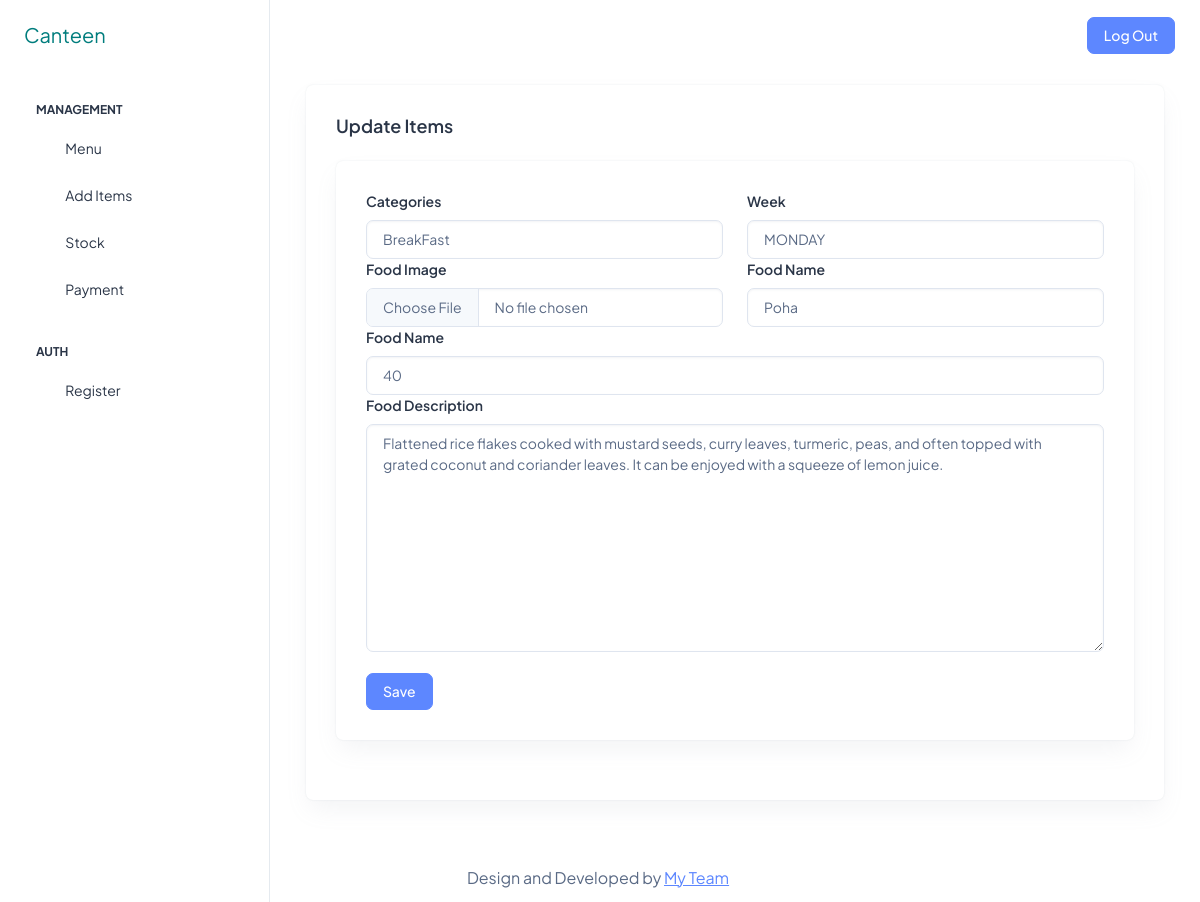
Screenshot of /back/editItem/2/ (signed in) with the database file from the repository.
### BackEnd/models.py (models this page shows, shortened)
class Product(models.Model):
    cname=models.ForeignKey(AddCate,related_name='categories',on_delete=models.CASCADE)
    week=models.CharField(max_length=100)
    img=CloudinaryField('img')
    fname=models.CharField(max_length=500)
    desc=models.TextField()
    price=models.IntegerField(null=True,blank=True)
    quantity=models.IntegerField(null=True,blank=True)

### BackEnd/views.py (the view, shortened to what this page needs)
# urls.py: path('back/editItem/<id>/',updateItem,name='updateItem'),
@login_required(login_url='/back/')
def updateItem(request,id):
    queryset=Product.objects.get(id=id)
    choice1=AddCate.objects.all()
    choice=['Select Option','SUNDAY','MONDAY','TUESDAY','WEDNESDAY','THRUSDAY','FRIDAY','SATURDAY',]
    print(choice)
    context={'title':'Update Items','dyn':choice,'dyn1':choice1,'q1':queryset}
    return render(request,'addItem.html',context)

### BackEnd/models.py (called while the page is built)
    def __str__(self) -> str:
        return self.catname

### BackEnd/templates/addItem.html (shortened to what this page needs)
{% extends "base.html" %}
{% block start %}
      <div class="container-fluid">
        <div class="container-fluid">
          <div class="card">
            <div class="card-body">
              <h5 class="card-title fw-semibold mb-4">{{title}}</h5>
              <div class="card">
                <div class="card-body">
                  <form method="post" enctype="multipart/form-data">
                    <div class="row">
                      <div class="col-sm-6">
                        <label for="cname" class="form-label">Categories</label>
                          <select name="cname" id="cname" class="form-control">
                            {% for i in dyn1 %}
                            {% if q1.cname == i %}
                            <option value="{{i}}" selected>{{i}}</option>
                            {% else %}
                            <option value="{{i}}">{{i}}</option>
                            {% endif %}
                            {% endfor %}
                          </select>
                      </div>
                      <div class="col-sm-6">
                        <label for="week" class="form-label">Week</label>
                          <select name="week" id="week" class="form-control">
                            {% for option in dyn %}
                            {% if q1.week == option %}
                            <option value="{{option}}" selected>{{option}}</option>
                            {% else %}
                            <option value="{{option}}">{{option}}</option>
                            {% endif %}
                            {% endfor %}
                          </select>
                      </div>
                    </div>
                    <div class="row">
                      <div class="col-sm-6">
                        <label for="img" class="form-label">Food Image</label>
                        <input type="file" name="img" id="img" value="{{q1.img}}" title="{{q1.img}}" class="form-control">
                      </div>
                      <div class="col-sm-6">
                        <label for="fname" class="form-label">Food Name</label>
                        <input type="text" name="fname" id="fname" class="form-control" placeholder="Enter Food Name" value="{{q1.fname}}">
                      </div>
                    </div>
                    <div class="row">
                      <div class="col-sm-12">
                        <label for="price" class="form-label">Food Name</label>
                        <input type="number" name="price" id="price" class="form-control" placeholder="Enter Food Amount" value="{{q1.price}}">
                      </div>
                    </div>
                    <div class="row">
                      <div class="col-sm-12">
                        <label for="desc" class="form-label">Food Description</label>
                        <textarea name="desc" id="desc" cols="30" rows="10" placeholder="Description...." class="form-control">{{q1.desc}}</textarea>
                      </div>
                    </div>
                    <br>
                    <div class="row">
                      <div class="col-sm-4">
                        <button type="submit" class="btn btn-primary">Save</button>
                      </div>
                    </div>
                  </form>
                </div>
              </div>
            </div>
          </div>
        </div>
      </div>
    </div>
  </div>
  {% endblock %}

### rows the page displays
Product: week "MONDAY", fname "Poha", price "40", desc "Flattened rice flakes cooked with mustard seeds, curry leaves, turmeric, peas, and often topped with grated coconut and coriander leaves. It can be enjoyed with a squeeze of lemon juice."

### other values shown
{{ title }} "Update Items"
form field cname "BreakFast"
